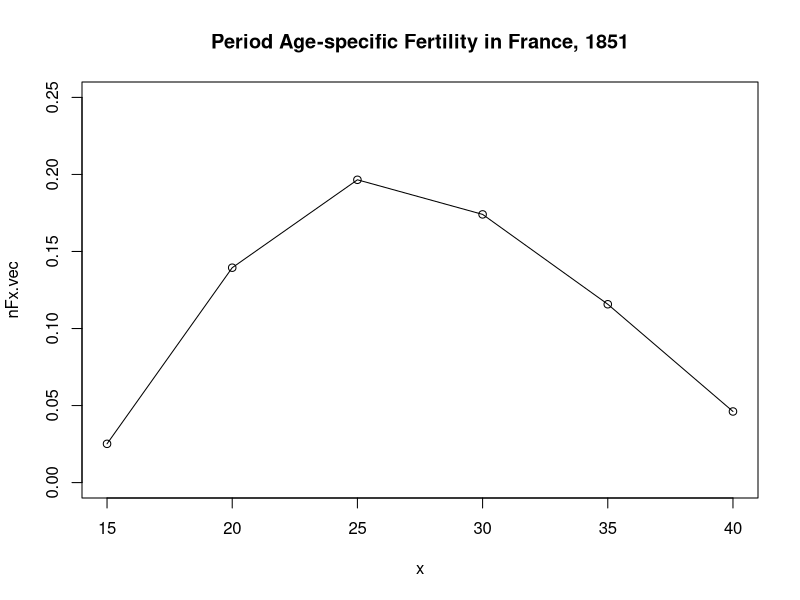

Here is the R script that generated this plot: (Note: this script raises an error after producing the figure.)
## ---- chunk 1
print("Hello, world")
## ---- chunk 2
2+2
## ---- chunk 3
x <- 4
print(x)
## ---- chunk 4
x <- 3
print(x)
y <- 4
## note: we don't tell R to show us the value of "y"
z <- 5
print(z)
## ---- chunk 5
nBx = 10
nKx.female = 45
nFx = nBx/nKx.female
print(nFx)
## ---- chunk 6

## some data typed in by hand by Josh
million = 10^6 # to save us typing and to make code more readable
x <- c(15, 20, 25, 30, 35, 40) # ages at start of each interval, equivalent to 'seq(15, 40, 5)'
nKx.female.vec = c(1.55, 1.52, 1.44, 1.35, 1.27, 1.17) * million # suffix .vec just for us humans 
nBx.vec = c(39, 212, 283, 235, 147, 54) * 1000

## now calculate age-specific fertility rates
nFx.vec <- nBx.vec/nKx.female.vec   # can add, subtract, multiply and divide vectors 
## (Note this is element by element and not matrix multiplication, which has a different syntax)

## Plot the result
plot(x = x, y = nFx.vec, 
     type = "o",   # plotting type "o" means points _o_ver lines (try changing to "p", or "l", or "b" and reclicking the 'play' button for this chunk)
     ylim = c(0, .25))
title("Period Age-specific Fertility in France, 1851")
## ---- chunk 7
n = rep(x = 5, times = length(x)) ## a vector of 5s of the right length
TFR = sum(n * nFx.vec) ## sum of the vector that results from the product of n * nFx.vec
print(TFR)
## ---- chunk 8
NRR = TFR * addsomestuffhere
print(NRR)
## ---- chunk 9
## run this section of code to reveal the answer
ans <- c("C", " ", "s", 
         "i", " ", "r", 
         "e", "w", "s",
         "n", "a", " ", 
         "e", "h", "T")
print(paste0(rev(ans), collapse = ""))
